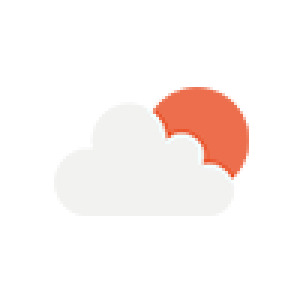
#> input picture examples/InkplateColor/Projects/Hourly_weather_station_example/icons/02d.png, 100 x 100 px (shown 3 times larger); its folder holds only this picture in this run
$ python iconConvert.py
#> lines starting #> are read from the running program, lines starting #| are printed output that depends on the picture
# -----------
# Simple python script to
# create icon header files for Inkplate 6
# Arduino sketches
#
# Takes all files from /icons and saves them to /binary_icons
#
# -----------

from PIL import Image
import os, sys

if not os.path.isdir("./binary_icons"):
    os.mkdir(os.path.abspath(os.getcwd()) + "/binary_icons")

for file in os.listdir("./icons"):
    if file == ".DS_Store":
        continue
    im = Image.open("./icons/" + file)
#> im is the input picture: PIL image 100x100 RGBA; mean R, G, B, A 67.2, 58.5, 55.9, 54.1
    im = im.resize((152, 152))
#> im: PIL image 152x152 RGBA
    alp = im.split()[-1]
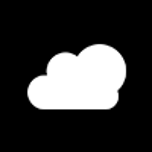
#> alp: PIL image 152x152 L; min 0, max 255, mean 54.1
    s = [0 for x in range(152 * 152)]
    for y in range(152):
        for x in range(152):
            # print(im.getpixel((x, y)))
            if alp.getpixel((x, y)) > 128:
                s[(x + 152 * y) // 8] |= 1 << (7 - (x + 152 * y) % 8)

    with open("./binary_icons/icon_" + file[:-4] + ".h", "w") as f:
        print("const uint8_t icon_" + file[:-4] + "[] PROGMEM = {", file=f)
        print(",".join(list(map(hex, s))), file=f)
        print("};", file=f)

$ run again, on examples/InkplateColor/Projects/Hourly_weather_station_example/icons/09d.png
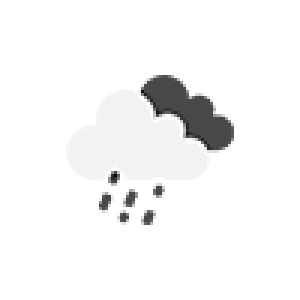
#> input picture examples/InkplateColor/Projects/Hourly_weather_station_example/icons/09d.png, 100 x 100 px (shown 3 times larger)
#> im is the input picture: PIL image 100x100 RGBA; mean R, G, B, A 49, 49, 49.1, 36.3
#> im: PIL image 152x152 RGBA
#> `alp = im.split()[-1]`:
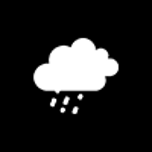
#> alp: PIL image 152x152 L; min 0, max 255, mean 36.4
